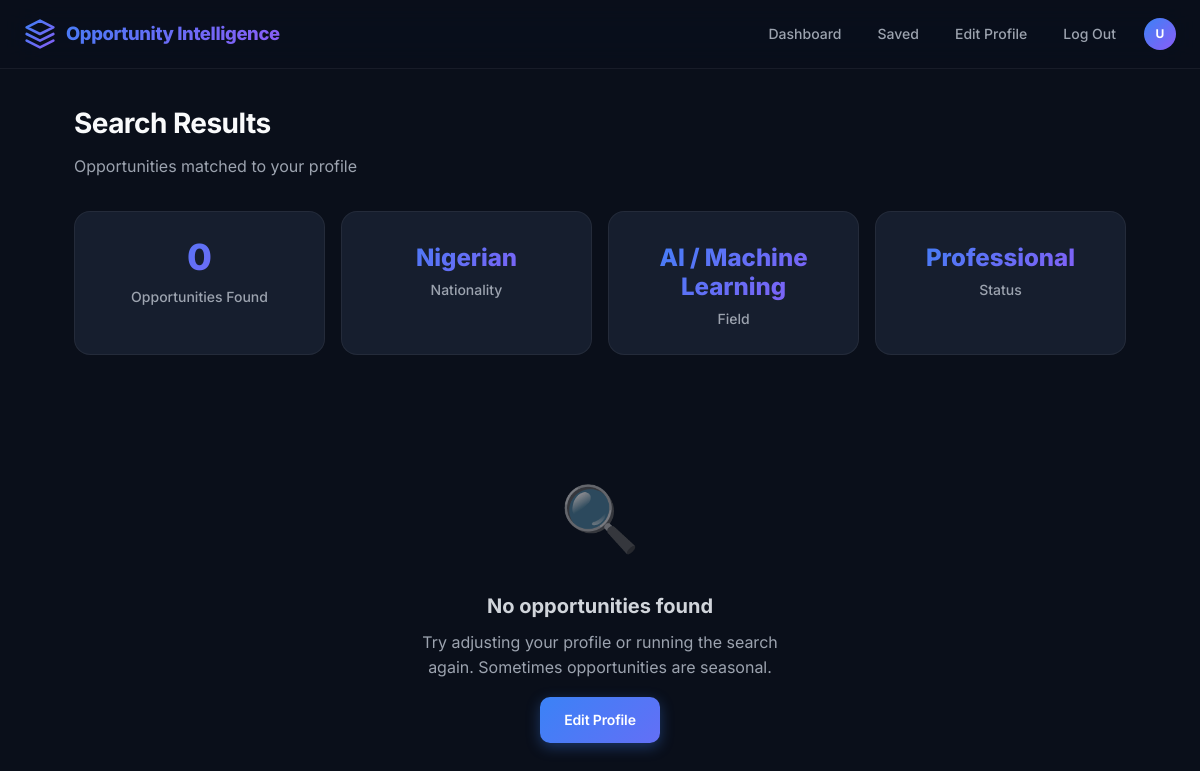
The page /results (signed in) on the database its author committed.
### tables this page shows
CREATE TABLE users (
            id INTEGER PRIMARY KEY AUTOINCREMENT,
            email TEXT UNIQUE NOT NULL,
            password_hash TEXT NOT NULL,
            name TEXT NOT NULL,
            nationality TEXT DEFAULT 'Nigerian',
            education TEXT DEFAULT 'BSc Physics',
            field TEXT DEFAULT 'AI / Machine Learning',
            status TEXT DEFAULT 'NYSC',
            created_at TIMESTAMP DEFAULT CURRENT_TIMESTAMP
        );

### web_app.py (the view)
@app.get("/results", response_class=HTMLResponse)
def view_results(request: Request, user: dict = Depends(get_current_user)):
    if not user:
        return RedirectResponse(url="/login", status_code=302)
    results_json = request.session.get("last_results", "[]")
    metadata_json = request.session.get("search_metadata", "{}")
    opportunities = json.loads(results_json)
    metadata = json.loads(metadata_json)
    return templates.TemplateResponse(
        request=request,
        name="results.html",
        context={
            "opportunities": opportunities,
            "count": len(opportunities),
            "user": user,
            "metadata": metadata,
        }
    )

### templates/results.html (shortened to what this page needs)
{% extends "base.html" %}
{% block content %}
<div class="container">
    <div class="page-header animate-fade-up">
        <h1>Search Results</h1>
        <p>Opportunities matched to your profile</p>
    </div>
    <div class="stats-grid animate-fade-up animate-delay-1">
        <div class="stat-card">
            <div class="stat-value">{{ count }}</div>
            <div class="stat-label">Opportunities Found</div>
        </div>
        <div class="stat-card">
            <div class="stat-value" style="font-size: 1.5rem; padding-top: 8px;">{{ user.nationality }}</div>
            <div class="stat-label">Nationality</div>
        </div>
        <div class="stat-card">
            <div class="stat-value" style="font-size: 1.5rem; padding-top: 8px;">{{ user.field }}</div>
            <div class="stat-label">Field</div>
        </div>
        <div class="stat-card">
            <div class="stat-value" style="font-size: 1.5rem; padding-top: 8px;">{{ user.status }}</div>
            <div class="stat-label">Status</div>
        </div>
    </div>
    {% if opportunities %}
        {% for opp in opportunities %}
        <div class="opp-card">
            <div class="opp-header">
                <div>
                    <div class="opp-title">{{ opp.title }}</div>
                    <div class="opp-org">{{ opp.organization }}</div>
                </div>
                <div class="opp-score">{{ (opp.relevance_score * 100)|int }}% Match</div>
            </div>
            <div class="opp-type">{{ opp.type }}</div>
            <div class="opp-details">
                <div class="opp-detail">
                    <span class="opp-detail-icon">⏰</span>
                    <span>{{ opp.deadline }}</span>
                </div>
                <div class="opp-detail">
                    <span class="opp-detail-icon">💰</span>
                    <span>{{ opp.funding }}</span>
                </div>
            </div>
            <div class="opp-description">{{ opp.description }}</div>
            <div class="opp-match">{{ opp.match_reason }}</div>
            <div class="opp-tags">
                {% for item in opp.eligibility %}
                <span class="opp-tag">{{ item }}</span>
                {% endfor %}
            </div>
            <div class="opp-actions">
                <a href="{{ opp.url }}" target="_blank" class="btn btn-success btn-sm">Apply Now →</a>
                <form action="/save" method="post" style="margin: 0; display: inline;">
                    <input type="hidden" name="title" value="{{ opp.title }}">
                    <input type="hidden" name="organization" value="{{ opp.organization }}">
                    <input type="hidden" name="type" value="{{ opp.type }}">
                    <input type="hidden" name="deadline" value="{{ opp.deadline }}">
                    <input type="hidden" name="funding" value="{{ opp.funding }}">
                    <input type="hidden" name="eligibility" value="{{ opp.eligibility | join(", ") }}">
                    <input type="hidden" name="description" value="{{ opp.description }}">
                    <input type="hidden" name="url" value="{{ opp.url }}">
                    <input type="hidden" name="relevance_score" value="{{ opp.relevance_score }}">
                    <input type="hidden" name="match_reason" value="{{ opp.match_reason }}">
                    <button type="submit" class="btn btn-secondary btn-sm">💾 Save</button>
                </form>
            </div>
        </div>
        {% endfor %}
    {% else %}
        <div class="empty-state">
            <div class="empty-state-icon">🔍</div>
            <h2>No opportunities found</h2>
            <p>Try adjusting your profile or running the search again. Sometimes opportunities are seasonal.</p>
            <a href="/edit-profile" class="btn btn-primary mt-4">Edit Profile</a>
        </div>
    {% endif %}
</div>
{% endblock %}

### templates/base.html (shortened to what this page needs)
<!DOCTYPE html>
<html lang="en">
<head>
</head>
<body>
    {% block nav %}
    {% if user %}
    <nav class="nav">
        <div class="nav-inner">
            <a href="/" class="nav-logo">Opportunity Intelligence</a>
            <div class="nav-links">
                <a href="/" class="nav-link {% if request.url.path == '/' %}active{% endif %}">Dashboard</a>
                <a href="/saved" class="nav-link {% if request.url.path == '/saved' %}active{% endif %}">Saved</a>
                <a href="/edit-profile" class="nav-link {% if request.url.path == '/edit-profile' %}active{% endif %}">Edit Profile</a>
                <a href="/logout" class="nav-link">Log Out</a>
                <div class="nav-avatar">{{ user.name[0]|upper }}</div>
            </div>
        </div>
    </nav>
    {% endif %}
    {% endblock %}
    {% block content %}{% endblock %}
</body>
</html>

### templates/base.html (style rules this page uses)
:root { --bg-primary: #0a0f1a; --bg-secondary: #111827; --bg-tertiary: #1f2937; --bg-card: #161e2e; --text-primary: #f9fafb; --text-secondary: #d1d5db; --text-muted: #9ca3af; --accent-blue: #3b82f6; --accent-purple: #8b5cf6; --accent-green: #10b981; --accent-amber: #f59e0b; --accent-red: #ef4444; --border: rgba(255, 255, 255, 0.06); --border-hover: rgba(59, 130, 246, 0.25); --shadow: 0 1px 3px rgba(0, 0, 0, 0.3); --shadow-md: 0 4px 6px -1px rgba(0, 0, 0, 0.4); --shadow-lg: 0 20px 25px -5px rgba(0, 0, 0, 0.5); --shadow-glow: 0 0 20px rgba(59, 130, 246, 0.15); --radius: 10px; --radius-lg: 16px; --radius-xl: 24px; --transition: all 0.25s cubic-bezier(0.4, 0, 0.2, 1); }
* { margin: 0; padding: 0; box-sizing: border-box; }
body { font-family: 'Inter', -apple-system, BlinkMacSystemFont, 'Segoe UI', Roboto, sans-serif; background: var(--bg-primary); color: var(--text-primary); line-height: 1.6; min-height: 100vh; -webkit-font-smoothing: antialiased; -moz-osx-font-smoothing: grayscale; }
.animate-fade-up { animation: fadeInUp 0.6s ease-out forwards; }
.animate-delay-1 { animation-delay: 0.1s; opacity: 0; }
.nav { position: sticky; top: 0; background: rgba(10, 15, 26, 0.85); backdrop-filter: blur(20px) saturate(180%); -webkit-backdrop-filter: blur(20px) saturate(180%); border-bottom: 1px solid var(--border); z-index: 1000; }
.nav-inner { max-width: 1200px; margin: 0 auto; display: flex; justify-content: space-between; align-items: center; height: 68px; padding: 0 24px; }
.nav-logo { font-size: 1.15rem; font-weight: 800; background: linear-gradient(135deg, var(--accent-blue), var(--accent-purple)); -webkit-background-clip: text; -webkit-text-fill-color: transparent; text-decoration: none; display: flex; align-items: center; gap: 10px; letter-spacing: -0.02em; }
.nav-logo::before { content: ''; width: 32px; height: 32px; background: linear-gradient(135deg, var(--accent-blue), var(--accent-purple)); border-radius: 8px; display: flex; align-items: center; justify-content: center; }
.nav-links { display: flex; gap: 4px; align-items: center; }
.nav-link { color: var(--text-muted); text-decoration: none; padding: 8px 16px; border-radius: var(--radius); font-size: 0.875rem; font-weight: 500; transition: var(--transition); position: relative; }
.nav-avatar { width: 32px; height: 32px; border-radius: 50%; background: linear-gradient(135deg, var(--accent-blue), var(--accent-purple)); display: flex; align-items: center; justify-content: center; font-size: 0.75rem; font-weight: 700; color: white; margin-left: 8px; }
.container { max-width: 1100px; margin: 0 auto; padding: 32px 24px; }
.page-header { margin-bottom: 32px; }
.page-header h1 { font-size: 1.75rem; font-weight: 700; margin-bottom: 8px; letter-spacing: -0.02em; }
.page-header p { color: var(--text-muted); font-size: 1rem; }
.btn { display: inline-flex; align-items: center; justify-content: center; gap: 8px; padding: 12px 24px; border-radius: var(--radius); font-size: 0.875rem; font-weight: 600; cursor: pointer; border: none; transition: var(--transition); text-decoration: none; font-family: inherit; letter-spacing: -0.01em; }
.btn-primary { background: linear-gradient(135deg, var(--accent-blue), var(--accent-purple)); background-size: 200% 200%; color: white; box-shadow: 0 4px 14px rgba(59, 130, 246, 0.35); }
.stats-grid { display: grid; grid-template-columns: repeat(auto-fit, minmax(180px, 1fr)); gap: 16px; margin-bottom: 32px; }
.stat-card { background: var(--bg-card); border: 1px solid var(--border); border-radius: var(--radius-lg); padding: 24px; text-align: center; transition: var(--transition); }
.stat-value { font-size: 2.25rem; font-weight: 800; background: linear-gradient(135deg, var(--accent-blue), var(--accent-purple)); -webkit-background-clip: text; -webkit-text-fill-color: transparent; line-height: 1.2; }
.stat-label { color: var(--text-muted); font-size: 0.875rem; margin-top: 6px; font-weight: 500; }
.empty-state { text-align: center; padding: 80px 24px; }
.empty-state-icon { font-size: 4rem; margin-bottom: 20px; opacity: 0.5; }
.empty-state h2 { color: var(--text-secondary); margin-bottom: 8px; font-size: 1.25rem; }
.empty-state p { color: var(--text-muted); max-width: 400px; margin: 0 auto; }
.mt-4 { margin-top: 16px; }

### rows shown on the page
users: name "U", nationality "Nigerian", field "AI / Machine Learning", status "Professional"

### other values the page prints
{{ count }} "0"
